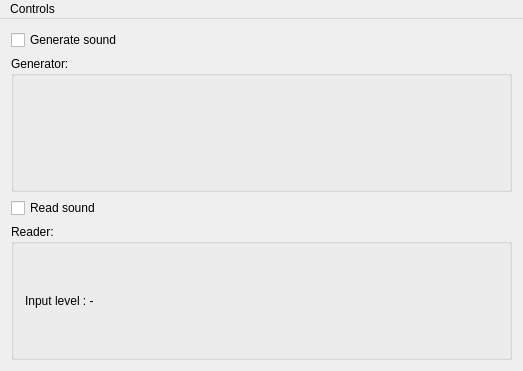
<?xml version="1.0" encoding="UTF-8"?>
<ui version="4.0">
 <class>AudioTestWindow</class>
 <widget class="QMainWindow" name="AudioTestWindow">
  <property name="geometry">
   <rect>
    <x>0</x>
    <y>0</y>
    <width>523</width>
    <height>371</height>
   </rect>
  </property>
  <property name="windowTitle">
   <string>AudioTest</string>
  </property>
  <widget class="QWidget" name="centralWidget">
   <layout class="QVBoxLayout" name="verticalLayout">
    <item>
     <widget class="QCheckBox" name="generateCheckBox">
      <property name="text">
       <string>Generate sound</string>
      </property>
      <property name="checked">
       <bool>false</bool>
      </property>
     </widget>
    </item>
    <item>
     <widget class="QGroupBox" name="generatorGroupBox">
      <property name="title">
       <string>Generator:</string>
      </property>
      <layout class="QVBoxLayout" name="verticalLayout_3"/>
     </widget>
    </item>
    <item>
     <widget class="QCheckBox" name="readCheckBox">
      <property name="text">
       <string>Read sound</string>
      </property>
      <property name="checked">
       <bool>false</bool>
      </property>
     </widget>
    </item>
    <item>
     <widget class="QGroupBox" name="readerGroupBox">
      <property name="title">
       <string>Reader:</string>
      </property>
      <layout class="QVBoxLayout" name="verticalLayout_2">
       <item>
        <widget class="QLabel" name="inputLevelLabel">
         <property name="text">
          <string>Input level : -</string>
         </property>
        </widget>
       </item>
      </layout>
     </widget>
    </item>
   </layout>
  </widget>
  <widget class="QMenuBar" name="menuBar">
   <property name="geometry">
    <rect>
     <x>0</x>
     <y>0</y>
     <width>523</width>
     <height>21</height>
    </rect>
   </property>
   <widget class="QMenu" name="menuControls">
    <property name="title">
     <string>Controls</string>
    </property>
    <addaction name="actionPreferences"/>
   </widget>
   <addaction name="menuControls"/>
  </widget>
  <action name="actionSet_TC_In">
   <property name="text">
    <string>Set TC In...</string>
   </property>
   <property name="shortcut">
    <string>Ctrl+Shift+I</string>
   </property>
  </action>
  <action name="actionSet_TC_Out">
   <property name="text">
    <string>Set TC Out...</string>
   </property>
   <property name="shortcut">
    <string>Ctrl+Shift+O</string>
   </property>
  </action>
  <action name="actionPreferences">
   <property name="text">
    <string>Preferences...</string>
   </property>
   <property name="shortcut">
    <string>Ctrl+P</string>
   </property>
  </action>
 </widget>
 <layoutdefault spacing="6" margin="11"/>
 <resources/>
 <connections/>
</ui>
